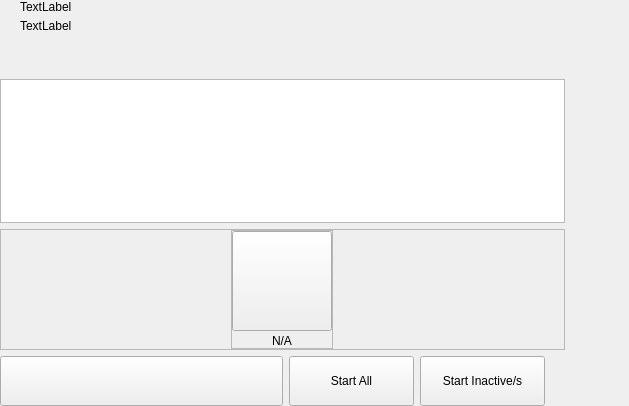
<?xml version="1.0" encoding="UTF-8"?>
<ui version="4.0">
 <class>MasterNodesWidget</class>
 <widget class="QWidget" name="MasterNodesWidget">
  <property name="geometry">
   <rect>
    <x>0</x>
    <y>0</y>
    <width>629</width>
    <height>406</height>
   </rect>
  </property>
  <property name="windowTitle">
   <string>Form</string>
  </property>
  <layout class="QHBoxLayout" name="horizontalLayout_2" stretch="2,1">
   <property name="spacing">
    <number>0</number>
   </property>
   <property name="leftMargin">
    <number>0</number>
   </property>
   <property name="topMargin">
    <number>0</number>
   </property>
   <property name="rightMargin">
    <number>0</number>
   </property>
   <property name="bottomMargin">
    <number>0</number>
   </property>
   <item>
    <widget class="QWidget" name="left" native="true">
     <layout class="QVBoxLayout" name="verticalLayout_3">
      <property name="leftMargin">
       <number>0</number>
      </property>
      <property name="topMargin">
       <number>0</number>
      </property>
      <property name="rightMargin">
       <number>0</number>
      </property>
      <property name="bottomMargin">
       <number>0</number>
      </property>
      <item>
       <layout class="QVBoxLayout" name="verticalLayout_2">
        <property name="spacing">
         <number>6</number>
        </property>
        <item>
         <layout class="QHBoxLayout" name="horizontalLayout_3">
          <property name="spacing">
           <number>0</number>
          </property>
          <property name="leftMargin">
           <number>20</number>
          </property>
          <item>
           <layout class="QVBoxLayout" name="verticalLayout_8">
            <property name="spacing">
             <number>5</number>
            </property>
            <item>
             <widget class="QLabel" name="labelTitle">
              <property name="text">
               <string>TextLabel</string>
              </property>
             </widget>
            </item>
            <item alignment="Qt::AlignTop">
             <widget class="QLabel" name="labelSubtitle1">
              <property name="text">
               <string>TextLabel</string>
              </property>
             </widget>
            </item>
           </layout>
          </item>
          <item>
           <spacer name="horizontalSpacer">
            <property name="orientation">
             <enum>Qt::Horizontal</enum>
            </property>
            <property name="sizeHint" stdset="0">
             <size>
              <width>40</width>
              <height>20</height>
             </size>
            </property>
           </spacer>
          </item>
         </layout>
        </item>
        <item>
         <spacer name="verticalSpacer_2">
          <property name="orientation">
           <enum>Qt::Vertical</enum>
          </property>
          <property name="sizeType">
           <enum>QSizePolicy::Fixed</enum>
          </property>
          <property name="sizeHint" stdset="0">
           <size>
            <width>20</width>
            <height>40</height>
           </size>
          </property>
         </spacer>
        </item>
        <item>
         <layout class="QVBoxLayout" name="verticalLayout_6"/>
        </item>
        <item>
         <widget class="QListView" name="listMn">
          <property name="mouseTracking">
           <bool>true</bool>
          </property>
         </widget>
        </item>
        <item>
         <widget class="QFrame" name="emptyContainer">
          <property name="minimumSize">
           <size>
            <width>0</width>
            <height>100</height>
           </size>
          </property>
          <property name="frameShape">
           <enum>QFrame::StyledPanel</enum>
          </property>
          <property name="frameShadow">
           <enum>QFrame::Raised</enum>
          </property>
          <layout class="QVBoxLayout" name="verticalLayout_7" stretch="1,8">
           <property name="spacing">
            <number>0</number>
           </property>
           <property name="leftMargin">
            <number>0</number>
           </property>
           <property name="topMargin">
            <number>0</number>
           </property>
           <property name="rightMargin">
            <number>0</number>
           </property>
           <property name="bottomMargin">
            <number>0</number>
           </property>
           <item>
            <spacer name="verticalSpacer">
             <property name="orientation">
              <enum>Qt::Vertical</enum>
             </property>
             <property name="sizeHint" stdset="0">
              <size>
               <width>20</width>
               <height>20</height>
              </size>
             </property>
            </spacer>
           </item>
           <item alignment="Qt::AlignHCenter|Qt::AlignVCenter">
            <widget class="QFrame" name="emptyScreen">
             <property name="sizePolicy">
              <sizepolicy hsizetype="Expanding" vsizetype="Expanding">
               <horstretch>0</horstretch>
               <verstretch>0</verstretch>
              </sizepolicy>
             </property>
             <property name="frameShape">
              <enum>QFrame::StyledPanel</enum>
             </property>
             <property name="frameShadow">
              <enum>QFrame::Raised</enum>
             </property>
             <layout class="QVBoxLayout" name="verticalLayout">
              <property name="spacing">
               <number>30</number>
              </property>
              <property name="leftMargin">
               <number>0</number>
              </property>
              <property name="topMargin">
               <number>0</number>
              </property>
              <property name="rightMargin">
               <number>0</number>
              </property>
              <property name="bottomMargin">
               <number>0</number>
              </property>
              <item alignment="Qt::AlignHCenter|Qt::AlignVCenter">
               <widget class="QPushButton" name="pushImgEmpty">
                <property name="minimumSize">
                 <size>
                  <width>100</width>
                  <height>100</height>
                 </size>
                </property>
                <property name="maximumSize">
                 <size>
                  <width>100</width>
                  <height>100</height>
                 </size>
                </property>
                <property name="focusPolicy">
                 <enum>Qt::NoFocus</enum>
                </property>
                <property name="text">
                 <string/>
                </property>
                <property name="iconSize">
                 <size>
                  <width>100</width>
                  <height>100</height>
                 </size>
                </property>
               </widget>
              </item>
              <item alignment="Qt::AlignHCenter|Qt::AlignVCenter">
               <widget class="QLabel" name="labelEmpty">
                <property name="styleSheet">
                 <string notr="true"/>
                </property>
                <property name="text">
                 <string>N/A</string>
                </property>
                <property name="alignment">
                 <set>Qt::AlignCenter</set>
                </property>
               </widget>
              </item>
             </layout>
            </widget>
           </item>
          </layout>
         </widget>
        </item>
        <item>
         <layout class="QHBoxLayout" name="horizontalLayout_7">
          <property name="rightMargin">
           <number>20</number>
          </property>
          <item>
           <spacer name="horizontalSpacer_5">
            <property name="orientation">
             <enum>Qt::Horizontal</enum>
            </property>
            <property name="sizeType">
             <enum>QSizePolicy::Expanding</enum>
            </property>
            <property name="sizeHint" stdset="0">
             <size>
              <width>40</width>
              <height>20</height>
             </size>
            </property>
           </spacer>
          </item>
          <item>
           <widget class="QPushButton" name="pushButtonSave">
            <property name="minimumSize">
             <size>
              <width>283</width>
              <height>50</height>
             </size>
            </property>
            <property name="maximumSize">
             <size>
              <width>283</width>
              <height>50</height>
             </size>
            </property>
            <property name="focusPolicy">
             <enum>Qt::NoFocus</enum>
            </property>
            <property name="text">
             <string/>
            </property>
           </widget>
          </item>
          <item>
           <widget class="QPushButton" name="pushButtonStartAll">
            <property name="minimumSize">
             <size>
              <width>125</width>
              <height>50</height>
             </size>
            </property>
            <property name="text">
             <string>Start All</string>
            </property>
           </widget>
          </item>
          <item>
           <widget class="QPushButton" name="pushButtonStartMissing">
            <property name="minimumSize">
             <size>
              <width>125</width>
              <height>50</height>
             </size>
            </property>
            <property name="text">
             <string>Start Inactive/s</string>
            </property>
           </widget>
          </item>
         </layout>
        </item>
       </layout>
      </item>
     </layout>
    </widget>
   </item>
   <item>
    <widget class="QWidget" name="right" native="true">
     <layout class="QVBoxLayout" name="verticalLayout_5">
      <property name="leftMargin">
       <number>0</number>
      </property>
      <property name="topMargin">
       <number>0</number>
      </property>
      <property name="rightMargin">
       <number>0</number>
      </property>
      <property name="bottomMargin">
       <number>0</number>
      </property>
      <item>
       <layout class="QVBoxLayout" name="verticalLayout_4">
        <property name="spacing">
         <number>6</number>
        </property>
        <item>
         <widget class="OptionButton" name="btnAbout" native="true">
          <property name="minimumSize">
           <size>
            <width>0</width>
            <height>50</height>
           </size>
          </property>
         </widget>
        </item>
        <item>
         <widget class="OptionButton" name="btnAboutController" native="true">
          <property name="minimumSize">
           <size>
            <width>0</width>
            <height>50</height>
           </size>
          </property>
         </widget>
        </item>
        <item>
         <spacer name="verticalSpacer_5">
          <property name="orientation">
           <enum>Qt::Vertical</enum>
          </property>
          <property name="sizeHint" stdset="0">
           <size>
            <width>20</width>
            <height>40</height>
           </size>
          </property>
         </spacer>
        </item>
       </layout>
      </item>
     </layout>
    </widget>
   </item>
  </layout>
 </widget>
 <customwidgets>
  <customwidget>
   <class>OptionButton</class>
   <extends>QWidget</extends>
   <header>qt/hodlcash/optionbutton.h</header>
   <container>1</container>
  </customwidget>
 </customwidgets>
 <resources/>
 <connections/>
</ui>
